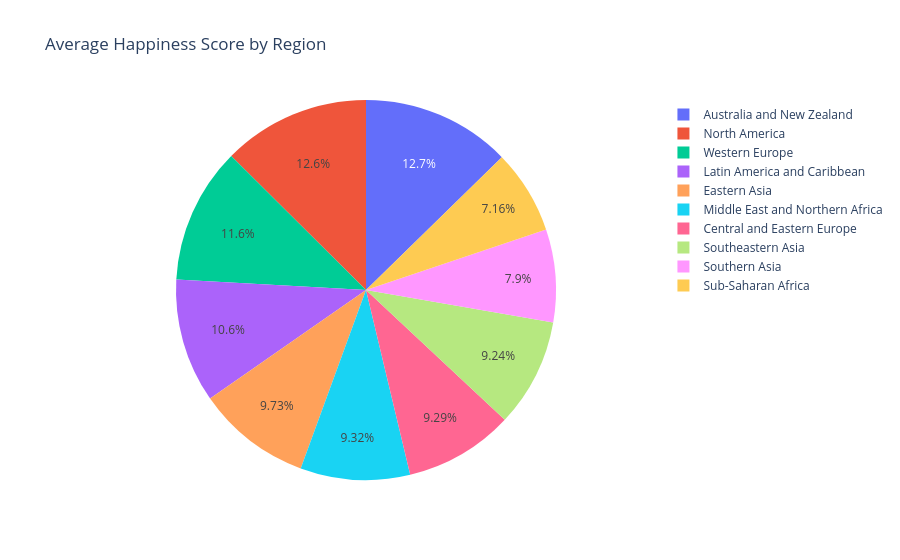

Notebook code for this chart:
### Code cell
region_scores = df.groupby("Region")["Happiness Score"].mean().reset_index()

fig3 = px.pie(
    region_scores,
    values="Happiness Score",
    names="Region",
    title="Average Happiness Score by Region"
)

fig3.show()

### Figure 1 — Plotly figure (JSON) as saved in the notebook; plotly's stock layout.template omitted (floating-point values rounded to 4 significant figures)
{"data": [{"domain": {"x": [0, 1], "y": [0, 1]}, "hovertemplate": "Region=%{label}<br>Happiness Score=%{value}<extra></extra>", "labels": ["Australia and New Zealand", "Central and Eastern Europe", "Eastern Asia", "Latin America and Caribbean", "Middle East and Northern Africa", "North America", "Southeastern Asia", "Southern Asia", "Sub-Saharan Africa", "Western Europe"], "legendgroup": "", "name": "", "showlegend": true, "type": "pie", "values": [7.323, 5.371, 5.624, 6.102, 5.386, 7.254, 5.339, 4.563, 4.136, 6.686]}], "layout": {"legend": {"tracegroupgap": 0}, "title": {"text": "Average Happiness Score by Region"}}}
